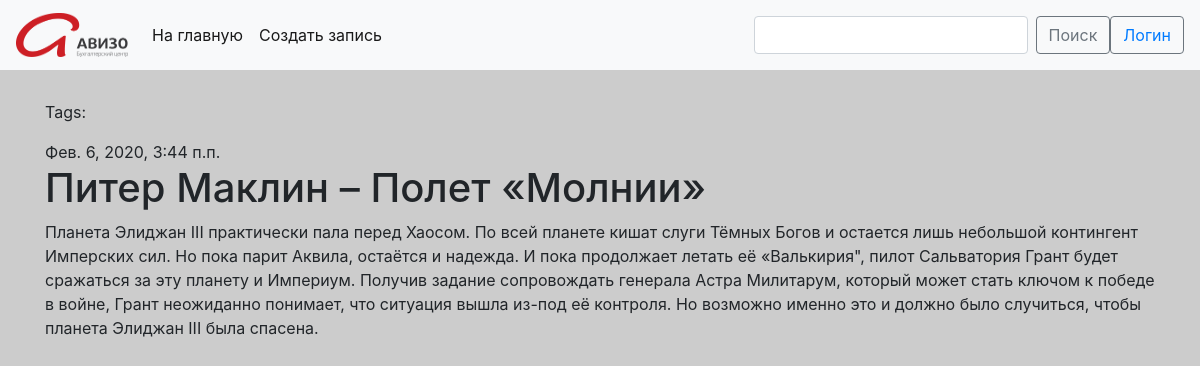
The page /post/8/ on the database its author committed.
### blog/models.py (models this page shows, shortened)
class Post(models.Model):
    author = models.ForeignKey(settings.AUTH_USER_MODEL, on_delete=models.CASCADE)
    title = models.CharField(max_length=200)
    text = models.TextField()
    created_date = models.DateTimeField(default=timezone.now)
    published_date = models.DateTimeField(blank=True, null=True)
    tags = TaggableManager(through=RuTaggedItem)

### blog/views.py (the view)
# urls.py: path('post/<int:pk>/', views.PostDetailView.as_view(), name='post_detail'),
class PostDetailView(View):
    def get(self, request, pk):
        post = get_object_or_404(Post, pk=pk)
        return render(request, 'blog/post_detail.html', {'post': post})

### blog/templates/blog/post_detail.html
{% extends 'blog/base.html' %}
{% block content %}
    <div class="post">
        <p class="tags">Tags: {% for tag in post.tags.all %}<a href="{% url 'post_list_by_tag' tag.slug %}">{{ tag.name }}</a>{% if not forloop.last %}, {% endif %} {% endfor %}</p>
        {% if post.published_date %}
            <div class="date">
                {{ post.published_date }}
            </div>
        {% endif %}
        <h1>{{ post.title }}</h1>
        <p>{{ post.text|linebreaksbr }}</p>
    </div>
{% endblock %}

### blog/templates/blog/base.html (style rules this page uses)
body { background: #cccccc; }

### rows shown on the page
Post: published_date "Фев. 6, 2020, 3:44 п.п.", title "Питер Маклин – Полет «Молнии»", text "Планета Элиджан III практически пала перед Хаосом. По всей планете кишат слуги Тёмных Богов и остается лишь небольшой контингент Имперских сил. Но пока парит Аквила, остаётся и надежда. И пока продолжает летать её «Валькирия\", пилот Сальватория Грант будет сражаться за эту планету и Империум. Получив задание сопровождать генерала Астра Милитарум, который может стать ключом к победе в войне, Грант неожиданно понимает, что ситуация вышла из-под её контроля. Но возможно именно это и должно было случиться, чтобы планета Элиджан III была спасена."
